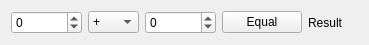
<?xml version="1.0" encoding="UTF-8"?>
<ui version="4.0">
 <class>Calculatrice</class>
 <widget class="QWidget" name="Calculatrice">
  <property name="geometry">
   <rect>
    <x>0</x>
    <y>0</y>
    <width>369</width>
    <height>41</height>
   </rect>
  </property>
  <property name="windowTitle">
   <string>Form</string>
  </property>
  <layout class="QHBoxLayout" name="horizontalLayout">
   <item>
    <widget class="QSpinBox" name="nombre1">
     <property name="minimum">
      <number>-1000000000</number>
     </property>
     <property name="maximum">
      <number>1000000000</number>
     </property>
    </widget>
   </item>
   <item>
    <widget class="QComboBox" name="operation">
     <item>
      <property name="text">
       <string>+</string>
      </property>
     </item>
     <item>
      <property name="text">
       <string>-</string>
      </property>
     </item>
     <item>
      <property name="text">
       <string>*</string>
      </property>
     </item>
     <item>
      <property name="text">
       <string>/</string>
      </property>
     </item>
    </widget>
   </item>
   <item>
    <widget class="QSpinBox" name="nombre2">
     <property name="minimum">
      <number>-1000000000</number>
     </property>
     <property name="maximum">
      <number>1000000000</number>
     </property>
    </widget>
   </item>
   <item>
    <widget class="QPushButton" name="egal">
     <property name="text">
      <string>Equal</string>
     </property>
    </widget>
   </item>
   <item>
    <widget class="QLabel" name="resultat">
     <property name="text">
      <string>Result</string>
     </property>
    </widget>
   </item>
  </layout>
 </widget>
 <resources/>
 <connections/>
</ui>
